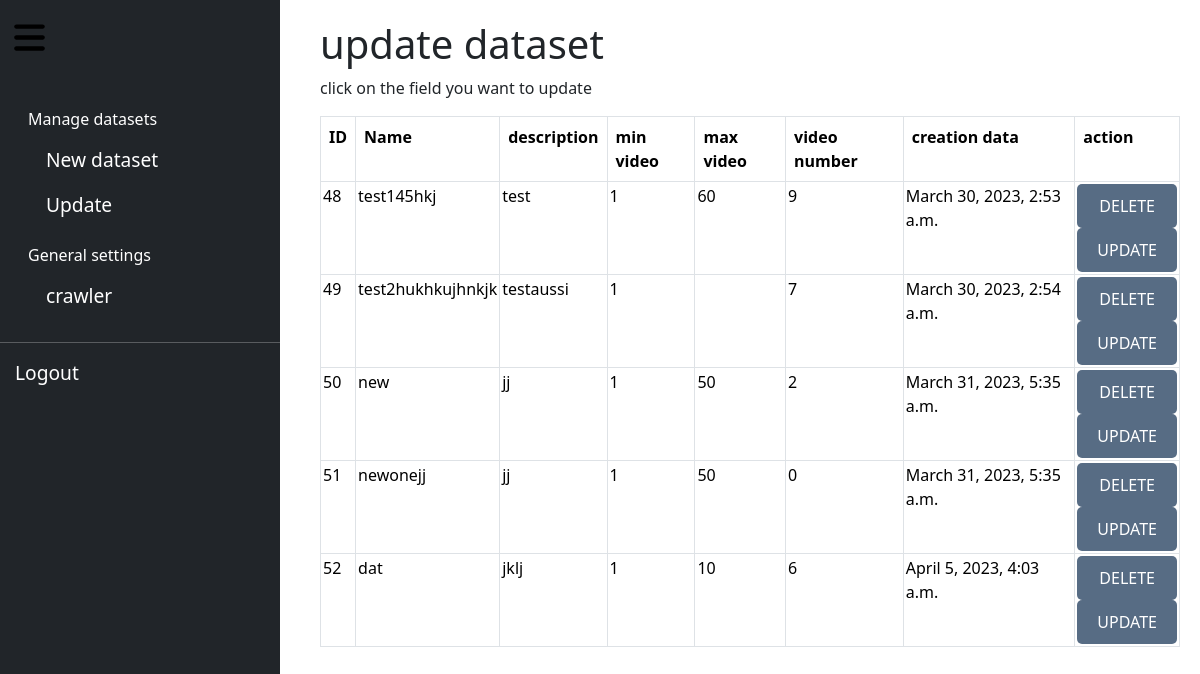
The page /display/ (signed in) on the database as committed earlier.
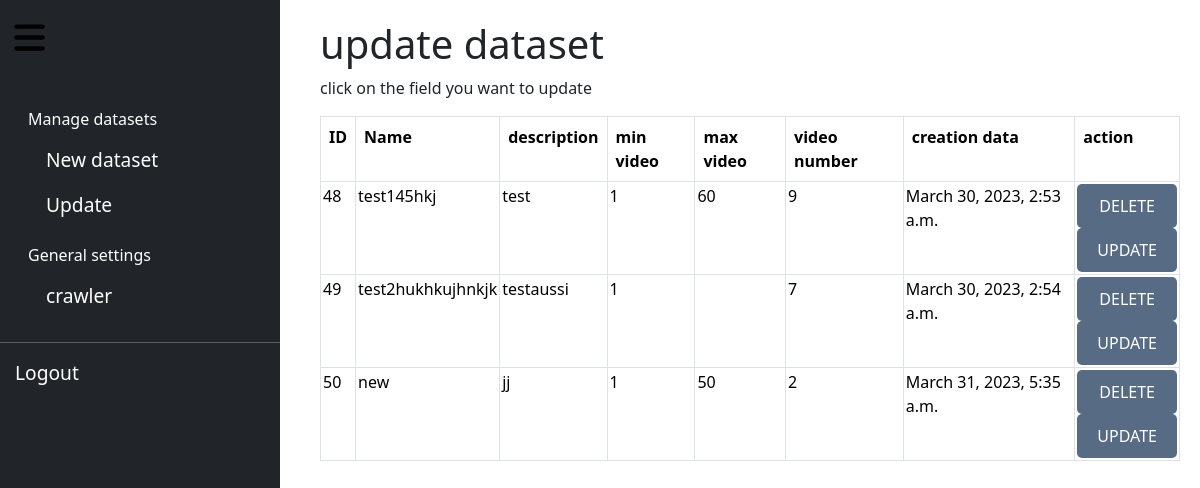
The same page on the database as committed later.
### crawler/models.py (models this page shows, shortened)
class datasetModel(models.Model):
    id=models.AutoField(primary_key=True)
    name= models.CharField(max_length=255, unique=True)
    creation_date=models.DateTimeField()
    num_video=models.IntegerField(default=0)
    min_v=models.CharField(max_length=255, blank=True)
    max_v=models.CharField(max_length=255,blank=True)
    description=models.CharField(max_length=1000,blank=True)
    videos = models.ManyToManyField(dataModel, through='video_dataset',through_fields=('dataset', 'videos'))
    folder = models.CharField(max_length=255, blank=True)  # new field for folder path
    OPTIONS=[('in progress',"in progress"),('completed',"completed")]
    status = models.CharField(max_length=20, choices=OPTIONS,default="in progress")
    desired_num=models.IntegerField(default=0)
    author=models.CharField(max_length=1000,blank=True)

### crawler/views.py (the view)
# urls.py: path('display/',views.display_dataset,name='display'),
@login_required
def display_dataset(request):
    data=datasetModel.objects.all()
    print(data)
    return render(request, 'update_dataset.html', {'data': data})

### crawler/templates/update_dataset.html (shortened to what this page needs)
{% extends 'main.html' %}
{% load static %}
{% block content %}
<h1>update dataset</h1>
<p>click on the field you want to update</p>
<form method="post" action="{% url 'update_d' %}">
<table class="table table-bordered">
  <tr>
      <th class='cur'>ID</th>
      <th class='cur'>Name</th>
      <th class='cur'>description</th>
      <th class='cur'>min video</th>
      <th class='cur'>max video</th>
      <th class='cur'>video number</th>
      <th class='cur'>creation data</th>
      <th class='cur'>action</th>
    </tr>
    {% for item in data %}
        <tr >
            <td><input type="hidden" name="item_id" value="{{ item.id }}">{{ item.id }}</td>
            <td >{{ item.name }}</td>
            <td >{{item.description}}</td>
            <td >{{ item.min_v }}</td>
            <td >{{ item.max_v }}</td>
            <td>{{item.num_video}}</td>
            <td>{{item.creation_date}}</td>
            <td>
              <button type="submit" name="delete" id="delete" >DELETE </button>
              <button type="submit" name="update" id="update"  >UPDATE</button>
            </td>
        </tr>
    {% endfor %}
</table>
</form>
{% endblock %}

### crawler/templates/main.html (shortened to what this page needs)
{% load bootstrap5 %}
{% load static%}
<!DOCTYPE html>
<head>
    <link rel="stylesheet" type="text/css" href="{% static 'css/style.css' %}">
    {% load bootstrap5 %}
    {% bootstrap_css %}
</head>
<body>
<div class="row">
  <div class="item1" >
  <div id="item1" class="d-flex flex-column flex-shrink-0  text-white  bg-dark c">
    <div id="text">
    <ul class="nav nav-pills flex-column mb-auto">
      <li class="mb-1" class="nav-link text-white">
        <button style="color:white;" class="btn btn-toggle align-items-center rounded collapsed" class="nav-link text-white" data-bs-toggle="collapse" data-bs-target="#d-collapse" aria-expanded="true">
          Manage datasets
        </button>
        <div class="collapse show" id="d-collapse">
          <ul class="btn-toggle-nav list-unstyled fw-normal pb-1 ">
            <li><a class="nav-link text-white"  href="{% url 'create_d' %}" > New dataset</a></li>
            <li><a class="nav-link text-white"  href="{% url 'display' %}" >Update</a></li>
          </ul>
        </div>
      </li>
      <li class="mb-1" class="nav-link text-white">
        <button style="color:white;" class="btn btn-toggle align-items-center rounded collapsed" class="nav-link text-white" data-bs-toggle="collapse" data-bs-target="#g-collapse" aria-expanded="true">
          General settings
        </button>
        <div class="collapse show" id="g-collapse">
          <ul class="btn-toggle-nav list-unstyled fw-normal pb-1 ">
            <li><a class="nav-link text-white"  href="{% url 'search' %}" >crawler</a></li>
          </ul>
        </div>
      </li>
    </ul>
    <hr>
    <div class="dropdown" >
      <ul>
        {% if user.is_authenticated %}
            <li><a class="nav-link text-white" href="{% url 'logout' %}">Logout</a></li>
        {% else %}
            <li><a class="nav-link text-white" href="{% url 'login' %}">Login</a></li>
            <li><a class="nav-link text-white" href="{% url 'register'%}">Register</a></li>
        {% endif%}
        </ul>
    </div>
  </div>
  </div>
</div>
<div class="item2">
  <button id="collapse-btn">
</button>
</div>
  </div>
  <div class="content" id="content">
    {% block content %}{% endblock %}
</div>
  </body>

### crawler/static/css/style.css (style rules this page uses)
ul { list-style-type: none; }
button[type="submit"] { background-color: #576c84; color: white; padding: 10px 20px; border: none; border-radius: 5px; cursor: pointer; font-size: 16px; text-align: center; display: flex; justify-content: center; width: 100%; }
.table { font-size:medium; }
.c { height: 100vh; width: 280px; font-size: larger; padding-top: 50px; position: fixed; padding-top :100px; cursor:pointer; font-weight: 500; transition: width 0.3s ease-in-out; }
li { margin: 0px; margin-left: 15px; padding : 0px; }
ul { padding:0px !important; }
.content { margin-left: 300px; padding: 20px; }
.row { display: flex; }
.item2 { position: absolute; top: 0; left: 0; }
svg { width: 35px; height: 35px; margin-top: 20px; cursor:pointer; }
.collapse { transition: height 0.3s ease; }
table { border-collapse: collapse; border-color: #576c84; }
td { padding:2px !important; }
.cur { cursor: pointer; }
tr { resize: horizontal; overflow: auto; }
#item1 { width: 280px; transition: width 0.5s ease-in-out; }
.item2 { position: absolute; width: 50px; transition: width 0.5s ease-in-out; }
#content { transition: margin-left 0.5s ease-in-out; }
.item2 button { border: none; background: none; padding: 0; margin: 0; }

Rows that differ between the two databases and show on the page:
removed datasetModel: id "51", name "newonejj", description "jj", min_v "1", max_v "50", num_video "0", creation_date "March 31, 2023, 5:35 a.m."
removed datasetModel: id "52", name "dat", description "jklj", min_v "1", max_v "10", num_video "6", creation_date "April 5, 2023, 4:03 a.m."
